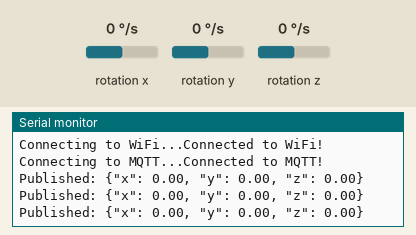
Bench run of a sketch on a simulated Arduino Nano 33 IoT. On the bench: the last lines printed to the serial monitor. The inputs (shaded band) are chosen by the test bench; at power-on: rotation x 0 °/s, rotation y 0 °/s, rotation z 0 °/s. WiFi joins after 1.5 s; servers stay silent unless stated; no MQTT or app messages arrive unless stated.

Above: at 2.7 s.
2.8 s: rotation x set to -192 °/s
At 3.4 s:
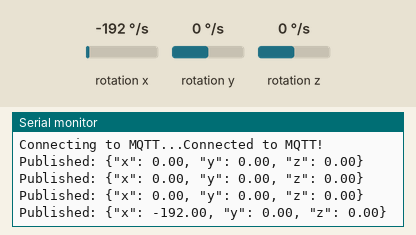
4.3 s: rotation y set to -192 °/s
At 5.0 s:
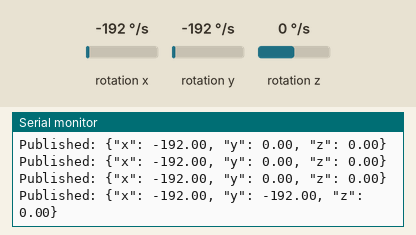
5.8 s: rotation z set to -192 °/s
At 6.5 s:
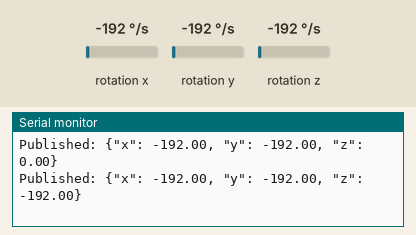

Measured:
- after the input at 2.8 s, the serial monitor: prints a new line after 0.26 s (image 1)
- after the input at 4.3 s, the serial monitor: prints a new line after 0.27 s (image 2)
- after the input at 5.8 s, the serial monitor: prints a new line after 0.27 s (image 3)

The sketch:

sketch_mar14a.ino
```cpp
#include <WiFiNINA.h>
#include <PubSubClient.h>
#include <Arduino_LSM6DS3.h>

// WiFi Credentials
const char* ssid = "DESKTOP";
const char* password = "ekamgaba";

// MQTT Broker Details (HiveMQ or other MQTT provider)
const char* mqttServer = "5d4aafde18724b279c7d3a17424397ba.s1.eu.hivemq.cloud";
const int mqttPort = 8883;  // Use 8883 for SSL (if required)
const char* mqttUser = "Ekam_08";  // Optional
const char* mqttPassword = "Ekamgaba@123";  // Optional
const char* topic = "arduino/gyroscope";

// WiFi & MQTT Clients
WiFiSSLClient wifiClient;
PubSubClient client(wifiClient);

void setup() {
    Serial.begin(115200);
    while (!Serial);

    // Initialize IMU sensor
    if (!IMU.begin()) {
        Serial.println("Failed to initialize IMU!");
        while (1);
    }

    // Connect to WiFi
    connectWiFi();

    // Configure MQTT Server
    client.setServer(mqttServer, mqttPort);

    // Connect to MQTT Broker
    connectMQTT();
}

void loop() {
    if (!client.connected()) {
        connectMQTT();
    }

    client.loop(); // Maintain MQTT connection

    // Read Gyroscope data
    float x, y, z;
    if (IMU.gyroscopeAvailable()) {
        IMU.readGyroscope(x, y, z);

        // Create JSON message
        char message[100];
        snprintf(message, sizeof(message), "{\"x\": %.2f, \"y\": %.2f, \"z\": %.2f}", x, y, z);

        // Publish data to MQTT topic
        client.publish(topic, message);
        Serial.println("Published: " + String(message));
    }

    delay(500); // Adjust delay as needed
}

// Function to connect WiFi
void connectWiFi() {
    Serial.print("Connecting to WiFi...");
    while (WiFi.begin(ssid, password) != WL_CONNECTED) {
        Serial.print(".");
        delay(1000);
    }
    Serial.println("Connected to WiFi!");
}

// Function to connect MQTT
void connectMQTT() {
    Serial.print("Connecting to MQTT...");
    while (!client.connected()) {
        if (client.connect("ArduinoClient", mqttUser, mqttPassword)) {
            Serial.println("Connected to MQTT!");
        } else {
            Serial.print("Failed with state: ");
            Serial.println(client.state());  // Show error code
            delay(5000);
        }
    }
}
```
